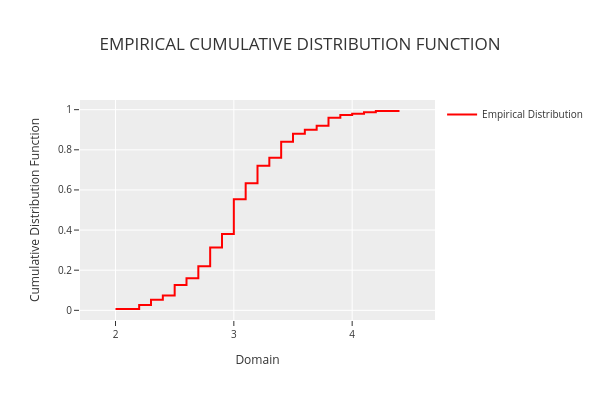

Notebook source saved alongside this figure:
### Code cell
phi.plot_ecdf()

### Figure 1 — Plotly figure (JSON) as saved in the notebook; plotly's stock layout.template omitted (floating-point values rounded to 4 significant figures)
{"data": [{"line": {"color": "rgba(255,0,0,1)", "width": 2}, "mode": "lines", "name": "Empirical Distribution", "showlegend": true, "type": "scatter", "x": [2.0, 2.2, 2.2, 2.3, 2.3, 2.4, 2.4, 2.5, 2.5, 2.6, 2.6, 2.7, 2.7, 2.8, 2.8, 2.9, 2.9, 3.0, 3.0, 3.1, 3.1, 3.2, 3.2, 3.3, 3.3, 3.4, 3.4, 3.5, 3.5, 3.6, 3.6, 3.7, 3.7, 3.8, 3.8, 3.9, 3.9, 4.0, 4.0, 4.1, 4.1, 4.2, 4.2, 4.4], "y": [0.006667, 0.006667, 0.02667, 0.02667, 0.05333, 0.05333, 0.07333, 0.07333, 0.1267, 0.1267, 0.16, 0.16, 0.22, 0.22, 0.3133, 0.3133, 0.38, 0.38, 0.5533, 0.5533, 0.6333, 0.6333, 0.72, 0.72, 0.76, 0.76, 0.84, 0.84, 0.88, 0.88, 0.9, 0.9, 0.92, 0.92, 0.96, 0.96, 0.9733, 0.9733, 0.98, 0.98, 0.9867, 0.9867, 0.9933, 0.9933]}], "layout": {"height": 400, "legend": {"font": {"size": 10}, "orientation": "v", "title": {"font": {"size": 10}}, "xanchor": "left", "y": 1, "yanchor": "auto"}, "title": {"text": "EMPIRICAL CUMULATIVE DISTRIBUTION FUNCTION"}, "width": 600, "xaxis": {"range": [1.7, 4.7], "tickfont": {"size": 10}, "title": {"font": {"size": 12}, "text": "Domain"}}, "yaxis": {"tickfont": {"size": 10}, "title": {"font": {"size": 12}, "text": "Cumulative Distribution Function"}}}}
